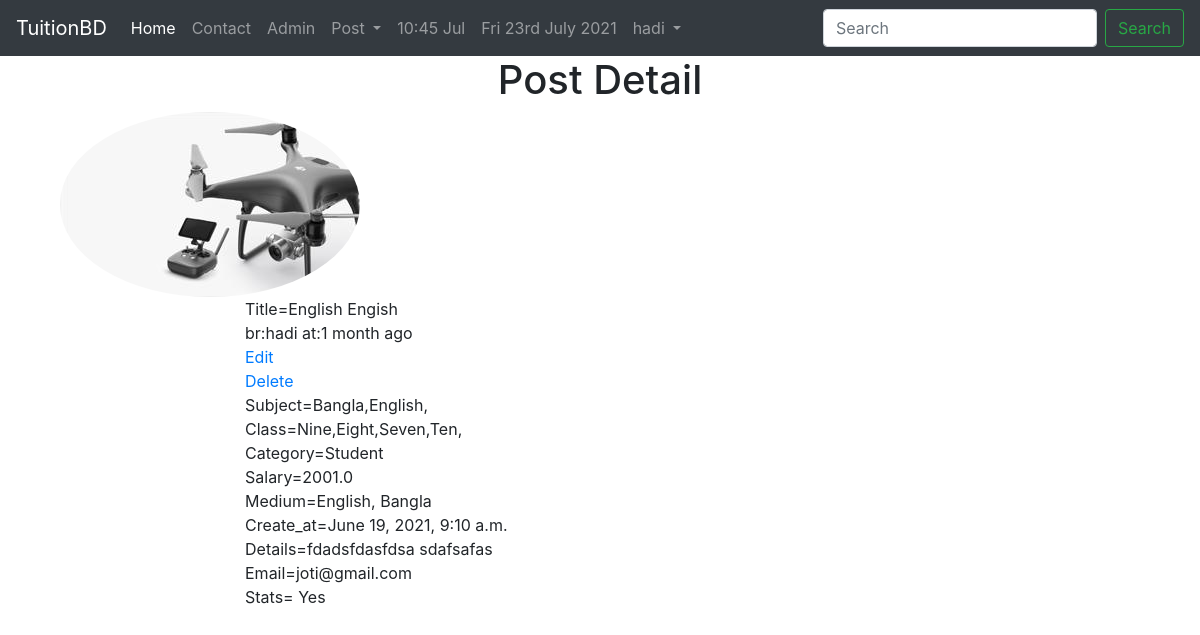
Page /tuition/postdetail/18/ (signed in) on the committed database.
### tuition/models.py (models this page shows, shortened)
class Post(models.Model):
    CATEGORY={
        ('Teacher','Teacher'),
        ('Student','Student'),
    }
    MEDIUM={
        ('Bangla','Bangla'),
        ('English','English'),
        ('Korea','Korea'),
        ('Japanis','Japanis'),
        ('China','China'),
    }
    user=models.ForeignKey(User,on_delete=models.CASCADE,blank=True,null=True)
    id= models.AutoField(primary_key=True)
    title=models.CharField(max_length=100)
    slug=models.CharField(max_length=100, default=title)
    email=models.EmailField()
    salary=models.FloatField()
    details=models.TextField()
    stats=models.BooleanField()
    category=models.CharField(max_length=100,choices=CATEGORY)
    created_ad=models.DateTimeField(default=now)
    image=models.ImageField(default='default.jpg',upload_to='tuition/images')
    medium=MultiSelectField(max_length=100,max_choices=5,choices=MEDIUM,default='Bangla')
    subject=models.ManyToManyField(Subject,related_name='subject')
    class_in=models.ManyToManyField(Class_in,related_name='class_in')
    def get_subject_list(self):
        sub=self.subject.all()
        subjects=""
        for s in sub:
            subjects=subjects+ str(s.name)+ ","
        return subjects
    def get_class_list(self):
        sub=self.class_in.all()
        subjects=""
        for s in sub:
            subjects=subjects+ str(s.name)+ ","
        return subjects
    def ProperCase(self):
        return self.title.title()
    def details_short(self):
        details_words=self.details.split(' ')
        if len(details_words)>10:
            return  ' '.join(details_words[:10])+ "....."
        else:
            return self.details

class Subject(models.Model):
    name=models.CharField(max_length=100)

class Class_in(models.Model):
    name=models.CharField(max_length=100)

### tuition/views.py (the view)
# urls.py: path('postdetail/<int:pk>/',PostDetailView.as_view(), name='postdetail'),
class PostDetailView(DetailView):
    model = Post
    template_name = 'tuition/postdetail.html'

### templates/tuition/postdetail.html (shortened to what this page needs)
{% extends 'basc.html' %}
{% block body %}
{% load humanize %}
    <div class="container">
         <h1 class="text-center">Post Detail</h1>
            <div class="col-md-6">
                <img src="{{ object.image.url }}"alt="" style="width:300px; height=300px"  class="rounded-circle">
            </div>
        <div class="col-md-8 offset-md-2">
            Title={{object.ProperCase}}<br>
            br:{{ object.user.username }} at:{{ object.created_ad |naturaltime }}<br>
            {% if request.user  == object.user %}
            <a href="/tuitaion/edit/{{object.id}}/">Edit</a><br>
            <a href="/tuitaion/delete/{{object.id}}/">Delete</a><br>
            {% endif %}
        Subject={{object.get_subject_list }}<br>
        Class={{object.get_class_list }}<br>
        Category={{object.category}}<br>
        Salary={{object.salary}}<br>
        Medium={{object.medium}}<br>
        Create_at={{object.created_ad}}<br>
        Details={{object.details_short}}<br>
        Email={{object.email}}<br>
        Stats= {% if object.stats %} Yes {% else %} No {% endif %} <br>
        </div>
    </div>
{% endblock %}

### templates/basc.html (shortened to what this page needs)
<!doctype html>
<html lang="en">
  <head>
    <link rel="stylesheet" href="https://maxcdn.bootstrapcdn.com/bootstrap/4.0.0/css/bootstrap.min.css">
  </head>
  <body>
    <nav class="navbar navbar-expand-lg navbar-dark bg-dark">
        <a class="navbar-brand" href="/">TuitionBD</a>
        <div class="collapse navbar-collapse" id="navbarSupportedContent">
          <ul class="navbar-nav mr-auto">
            <li class="nav-item active">
              <a class="nav-link" href="{% url 'homeview' %}">Home <span class="sr-only">(current)</span></a>
            </li>
            <li class="nav-item">
              <a class="nav-link" href="/tuition/contact/">Contact</a>
            </li>
             <li class="nav-item">
              <a class="nav-link" href="/admin/">Admin</a>
            </li>
            <li class="nav-item dropdown">
              <a class="nav-link dropdown-toggle" href="#" id="navbarDropdown" role="button" data-toggle="dropdown" aria-haspopup="true" aria-expanded="false">
                Post
              </a>
            </li>
              <li class="nav-item">
              <a class="nav-link" href="">{% now "h:i M" %}</a>
            </li>
              <li class="nav-item">
              <a class="nav-link" href="">{% now  "D jS F Y" %}</a>
            </li>
              {% if user.is_authenticated %}
                <li class="nav-item dropdown">
              <a class="nav-link dropdown-toggle" href="#" id="navbarDropdown" role="button" data-toggle="dropdown" aria-haspopup="true" aria-expanded="false">
               {{ user.username }}
              </a>
            </li>
              {% endif %}
          </ul>
          <form method="post" action="/tutition/search/" class="form-inline my-2 my-lg-0">
            <input class="form-control mr-sm-2" type="search" placeholder="Search" name="search" aria-label="Search">
            <button class="btn btn-outline-success my-2 my-sm-0" type="submit">Search</button>
          </form>
        </div>
      </nav>
    {% block body %}
    {% endblock %}
  </body>
</html>

### rows in the picture
Post: image (picture), ProperCase "English Engish", user.username "hadi", created_ad "1 month ago", get_subject_list "Bangla,English,", get_class_list "Nine,Eight,Seven,Ten,", category "Student", salary "2001.0", medium "English, Bangla", created_ad "June 19, 2021, 9:10 a.m.", details_short "fdadsfdasfdsa sdafsafas", email "joti@gmail.com"

### other values in the picture
{{ user.username }} "hadi"
